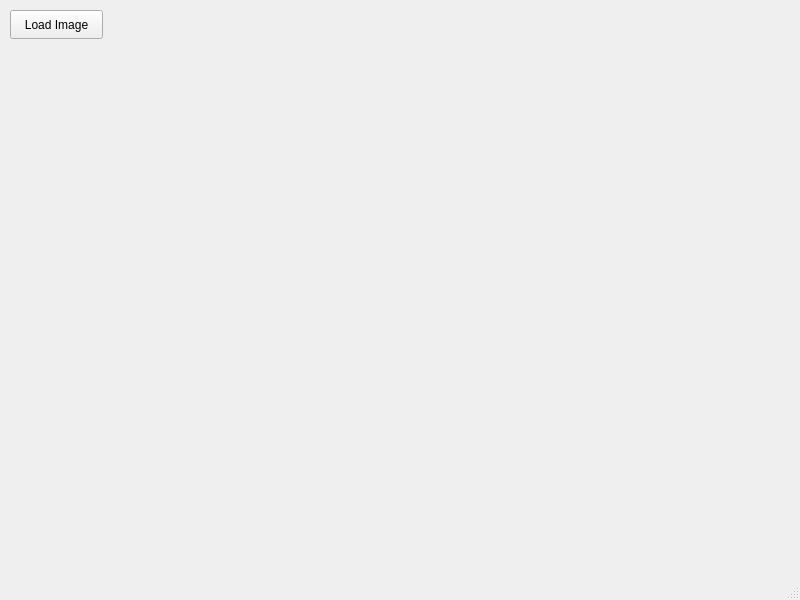
<?xml version="1.0" encoding="UTF-8"?>
<ui version="4.0">
 <class>MainWindow</class>
 <widget class="QMainWindow" name="MainWindow">
  <property name="geometry">
   <rect>
    <x>0</x>
    <y>0</y>
    <width>800</width>
    <height>600</height>
   </rect>
  </property>
  <property name="windowTitle">
   <string>MainWindow</string>
  </property>
  <widget class="QWidget" name="centralwidget">
   <widget class="QPushButton" name="pushButton">
    <property name="geometry">
     <rect>
      <x>10</x>
      <y>10</y>
      <width>93</width>
      <height>29</height>
     </rect>
    </property>
    <property name="text">
     <string>Load Image</string>
    </property>
   </widget>
  </widget>
  <widget class="QMenuBar" name="menubar">
   <property name="geometry">
    <rect>
     <x>0</x>
     <y>0</y>
     <width>800</width>
     <height>26</height>
    </rect>
   </property>
  </widget>
  <widget class="QStatusBar" name="statusbar"/>
 </widget>
 <resources/>
 <connections>
  <connection>
   <sender>pushButton</sender>
   <signal>clicked()</signal>
   <receiver>pushButton</receiver>
   <slot>click()</slot>
   <hints>
    <hint type="sourcelabel">
     <x>38</x>
     <y>56</y>
    </hint>
    <hint type="destinationlabel">
     <x>38</x>
     <y>56</y>
    </hint>
   </hints>
  </connection>
 </connections>
</ui>
